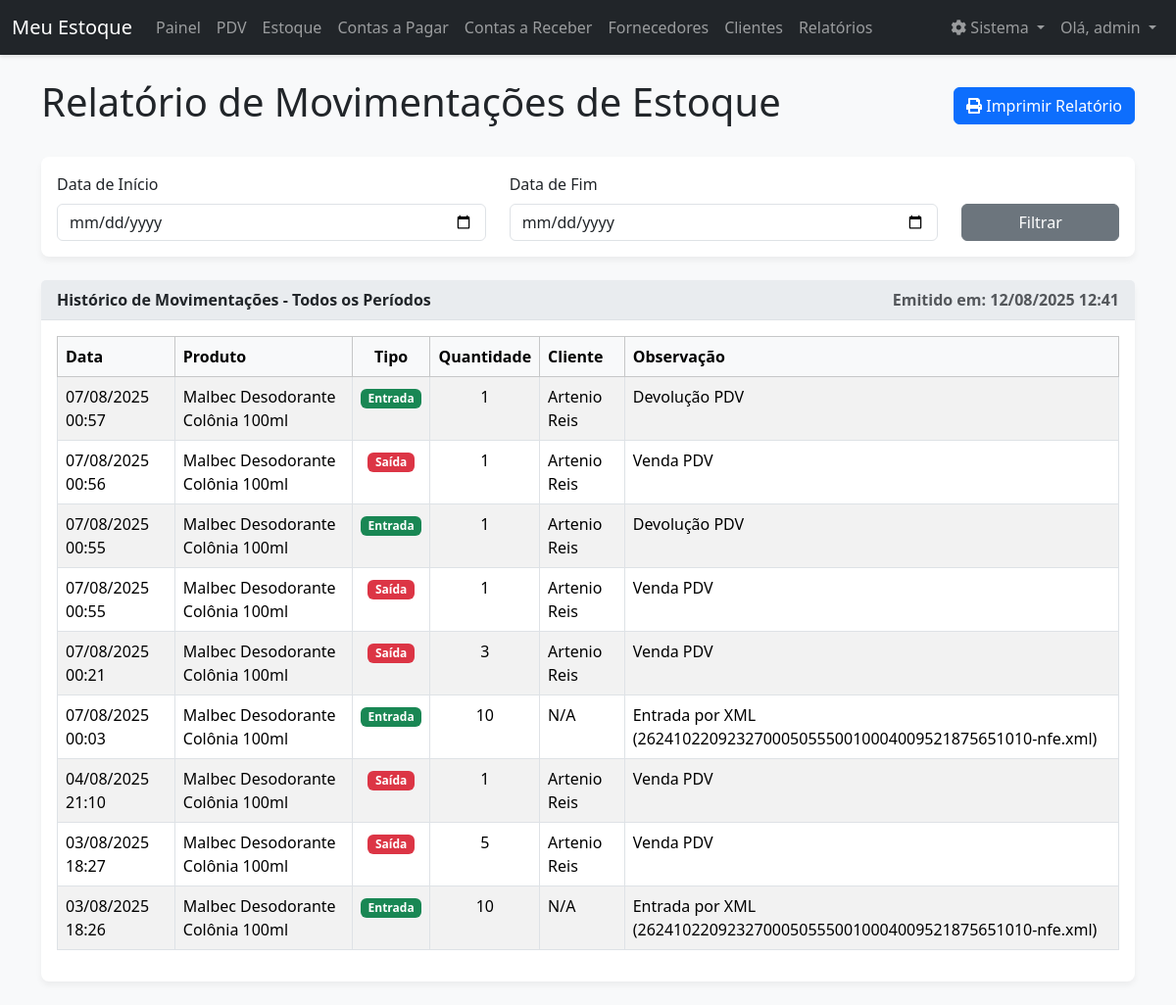
/relatorio/movimentacoes (signed in), run on an earlier commit of the app's database.
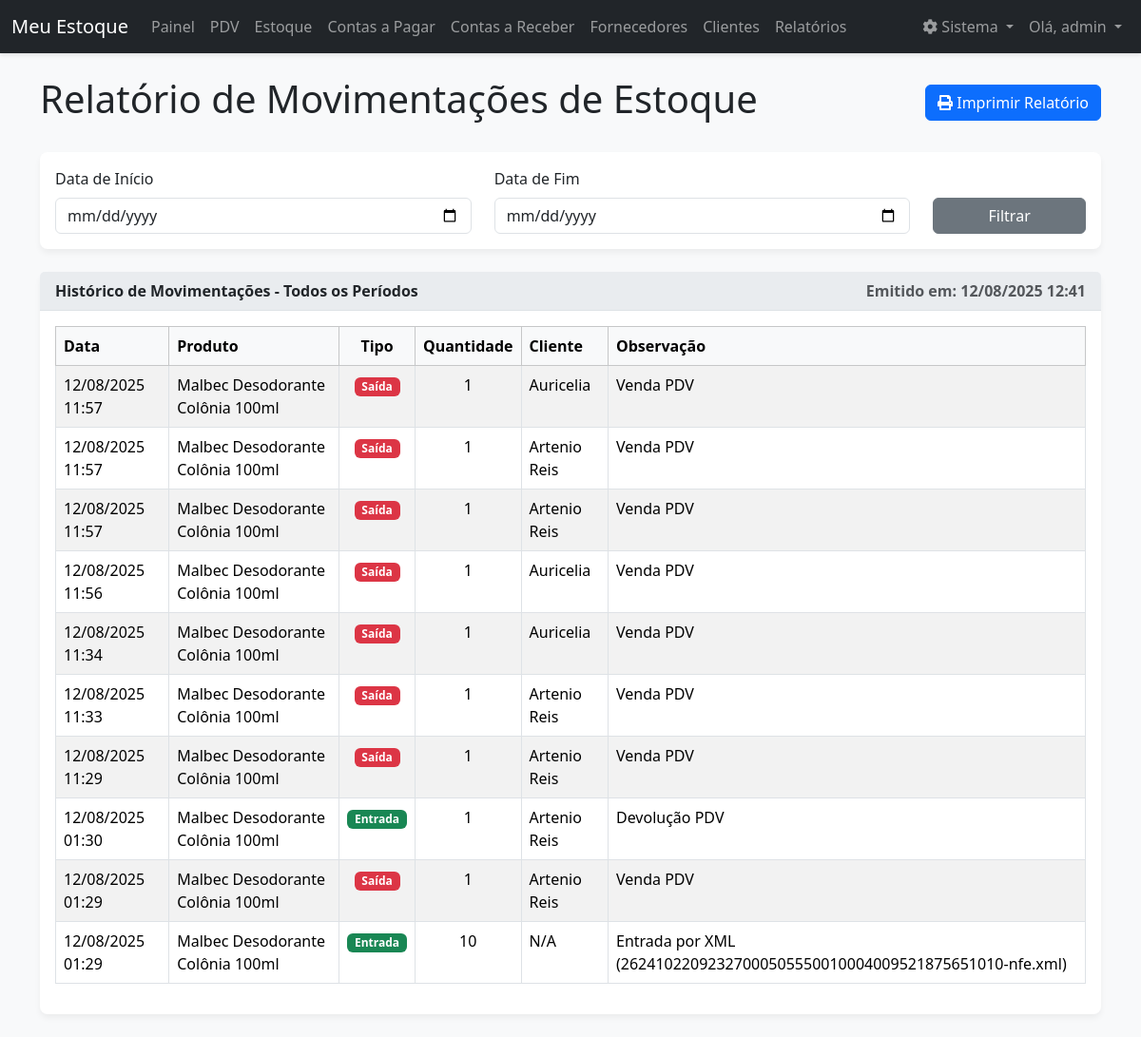
And on a later commit of the database.
### models.py (models this page shows)
class MovimentacaoEstoque(db.Model):
    __tablename__ = 'movimentacao_estoque'
    id = db.Column(db.Integer, primary_key=True)
    tipo = db.Column(db.String(10), nullable=False)
    quantidade = db.Column(db.Integer, nullable=False)
    data = db.Column(db.DateTime, nullable=False, default=datetime.utcnow)
    observacao = db.Column(db.String(200))
    produto_id = db.Column(db.Integer, db.ForeignKey('produto.id'), nullable=False)
    cliente_id = db.Column(db.Integer, db.ForeignKey('cliente.id'), nullable=True)

class Produto(db.Model):
    __tablename__ = 'produto'
    id = db.Column(db.Integer, primary_key=True)
    codigo = db.Column(db.String(50), nullable=False, unique=True)
    nome = db.Column(db.String(100), nullable=False)
    categoria = db.Column(db.String(50))
    preco_custo = db.Column(db.Float, nullable=False)
    preco_venda = db.Column(db.Float, nullable=False)
    quantidade_estoque = db.Column(db.Integer, nullable=False, default=0)
    estoque_minimo = db.Column(db.Integer, default=5)
    data_fabricacao = db.Column(db.Date, nullable=True)
    data_vencimento = db.Column(db.Date, nullable=True)
    fornecedor_id = db.Column(db.Integer, db.ForeignKey('fornecedor.id'), nullable=False)
    movimentacoes = db.relationship('MovimentacaoEstoque', backref='produto', lazy=True)

class Cliente(db.Model):
    __tablename__ = 'cliente'
    id = db.Column(db.Integer, primary_key=True)
    nome = db.Column(db.String(100), nullable=False)
    telefone = db.Column(db.String(20))
    email = db.Column(db.String(100))
    endereco = db.Column(db.String(200))
    vendas = db.relationship('MovimentacaoEstoque', backref='cliente', lazy=True, cascade="all, delete-orphan")
    contas_a_receber = db.relationship('ContaReceber', backref='cliente', lazy=True, cascade="all, delete-orphan")

### app.py (the view, shortened to what this page needs)
@app.route('/relatorio/movimentacoes', methods=['GET', 'POST'])
@login_required
def relatorio_movimentacoes():
    query = MovimentacaoEstoque.query.options(joinedload(MovimentacaoEstoque.produto), joinedload(MovimentacaoEstoque.cliente))
    start_date_str = request.form.get('start_date')
    end_date_str = request.form.get('end_date')
    start_date, end_date = None, None
    movimentacoes = query.order_by(MovimentacaoEstoque.data.desc()).all()
    return render_template('relatorio_movimentacoes.html', movimentacoes=movimentacoes, data_emissao=datetime.now(), start_date=start_date, end_date=end_date)

### app.py (called while the page is built)
@app.context_processor
def inject_datetime():
    return {'modules': {'datetime': datetime, 'date': date, 'timedelta': timedelta}}

def login_required(f):
    @wraps(f)
    def decorated_function(*args, **kwargs):
        if 'logged_in' not in session or 'user_id' not in session:
            session.clear()
            flash('A sua sessão é inválida. Por favor, faça login novamente.', 'warning')
            return redirect(url_for('login'))
        return f(*args, **kwargs)
    return decorated_function

### templates/relatorio_movimentacoes.html (shortened to what this page needs)
{% extends 'base.html' %}
{% block content %}
<div class="d-flex justify-content-between align-items-center mb-4 no-print">
    <h1>Relatório de Movimentações de Estoque</h1>
    <button onclick="window.print()" class="btn btn-primary">
        <i class="fas fa-print"></i> Imprimir Relatório
    </button>
</div>
<div class="card mb-4 no-print">
    <div class="card-body">
        <form method="POST" action="{{ url_for('relatorio_movimentacoes') }}">
            <div class="row align-items-end">
                <div class="col-md-5">
                    <label for="start_date" class="form-label">Data de Início</label>
                    <input type="date" class="form-control" id="start_date" name="start_date" value="{{ start_date.strftime('%Y-%m-%d') if start_date else '' }}" required>
                </div>
                <div class="col-md-5">
                    <label for="end_date" class="form-label">Data de Fim</label>
                    <input type="date" class="form-control" id="end_date" name="end_date" value="{{ end_date.strftime('%Y-%m-%d') if end_date else '' }}" required>
                </div>
                <div class="col-md-2">
                    <button type="submit" class="btn btn-secondary w-100">Filtrar</button>
                </div>
            </div>
        </form>
    </div>
</div>
<div class="card">
    <div class="card-header">
        <div class="d-flex justify-content-between">
            <span>
                Histórico de Movimentações
                {% if start_date and end_date %}
                    - Período: {{ start_date.strftime('%d/%m/%Y') }} a {{ end_date.strftime('%d/%m/%Y') }}
                {% else %}
                    - Todos os Períodos
                {% endif %}
            </span>
            <span class="text-muted">Emitido em: {{ data_emissao.strftime('%d/%m/%Y %H:%M') }}</span>
        </div>
    </div>
    <div class="card-body">
        <table class="table table-striped table-bordered">
            <thead class="table-light">
                <tr>
                    <th>Data</th>
                    <th>Produto</th>
                    <th class="text-center">Tipo</th>
                    <th class="text-center">Quantidade</th>
                    <th>Cliente</th>
                    <th>Observação</th>
                </tr>
            </thead>
            <tbody>
                {% for movimento in movimentacoes %}
                <tr>
                    <td>{{ movimento.data.strftime('%d/%m/%Y %H:%M') }}</td>
                    <td>{{ movimento.produto.nome }}</td>
                    <td class="text-center">
                        {% if movimento.tipo == 'entrada' %}
                            <span class="badge bg-success">Entrada</span>
                        {% else %}
                            <span class="badge bg-danger">Saída</span>
                        {% endif %}
                    </td>
                    <td class="text-center">{{ movimento.quantidade }}</td>
                    <td>{{ movimento.cliente.nome if movimento.cliente else 'N/A' }}</td>
                    <td>{{ movimento.observacao or 'N/A' }}</td>
                </tr>
                {% else %}
                <tr>
                    <td colspan="6" class="text-center text-muted">Nenhuma movimentação encontrada.</td>
                </tr>
                {% endfor %}
            </tbody>
        </table>
    </div>
</div>
{% endblock %}

### templates/base.html (shortened to what this page needs)
<!doctype html>
<html lang="pt-br">
<head>
    <link href="https://cdn.jsdelivr.net/npm/bootstrap@5.3.3/dist/css/bootstrap.min.css" rel="stylesheet">
    <link rel="stylesheet" href="https://cdnjs.cloudflare.com/ajax/libs/font-awesome/5.15.4/css/all.min.css">
    <link rel="stylesheet" href="{{ url_for('static', filename='css/style.css') }}">
</head>
<body>
    <nav class="navbar navbar-expand-lg navbar-dark bg-dark">
        <div class="container-fluid">
            <a class="navbar-brand" href="{{ url_for('index') }}">Meu Estoque</a>
            <div class="collapse navbar-collapse" id="navbarNav">
                <ul class="navbar-nav me-auto mb-2 mb-lg-0">
                    <li class="nav-item"><a class="nav-link" href="{{ url_for('index') }}">Painel</a></li>
                    <li class="nav-item"><a class="nav-link" href="{{ url_for('pdv') }}">PDV</a></li>
                    <li class="nav-item"><a class="nav-link" href="{{ url_for('listar_produtos') }}">Estoque</a></li>
                    <li class="nav-item"><a class="nav-link" href="{{ url_for('listar_contas') }}">Contas a Pagar</a></li>
                    <li class="nav-item"><a class="nav-link" href="{{ url_for('listar_contas_receber') }}">Contas a Receber</a></li>
                    <li class="nav-item"><a class="nav-link" href="{{ url_for('listar_fornecedores') }}">Fornecedores</a></li>
                    <li class="nav-item"><a class="nav-link" href="{{ url_for('listar_clientes') }}">Clientes</a></li>
                    <li class="nav-item"><a class="nav-link" href="{{ url_for('relatorios') }}">Relatórios</a></li>
                </ul>
                <ul class="navbar-nav">
                    {% if session['logged_in'] %}
                    <li class="nav-item dropdown">
                        <a class="nav-link dropdown-toggle" href="#" id="navbarSystem" role="button" data-bs-toggle="dropdown" aria-expanded="false">
                            <i class="fas fa-cog"></i> Sistema
                        </a>
                    </li>
                    <li class="nav-item dropdown">
                        <a class="nav-link dropdown-toggle" href="#" id="navbarUser" role="button" data-bs-toggle="dropdown" aria-expanded="false">
                            Olá, {{ session['username'] }}
                        </a>
                    </li>
                    {% endif %}
                </ul>
            </div>
        </div>
    </nav>
    <main class="container mt-4">
        {% block content %}{% endblock %}
    </main>
</body>
</html>

### static/css/style.css (style rules this page uses)
body { background-color: #f8f9fa; font-family: 'Segoe UI', Tahoma, Geneva, Verdana, sans-serif; }
.navbar { box-shadow: 0 2px 4px rgba(0,0,0,.1); }
.card { border: none; border-radius: 0.5rem; box-shadow: 0 4px 6px rgba(0,0,0,.05); margin-bottom: 1.5rem; }
.card-header { font-weight: 600; background-color: #e9ecef; border-bottom: 1px solid #dee2e6; }
.btn-primary { background-color: #0d6efd; border-color: #0d6efd; transition: background-color 0.2s ease-in-out; }

What changed in the data, as far as the page shows it:
added MovimentacaoEstoque: data "12/08/2025 11:57", produto.nome "Malbec Desodorante Colônia 100ml", tipo "Saída", quantidade "1", cliente "Auricelia", observacao "Venda PDV"
changed MovimentacaoEstoque (number 2 of 10 on the later page): data "07/08/2025 00:57" → "12/08/2025 11:57"; observacao "Devolução PDV" → "Venda PDV"; tipo "Entrada" → "Saída"
changed MovimentacaoEstoque (number 3 of 10 on the later page): data "07/08/2025 00:56" → "12/08/2025 11:57"
changed MovimentacaoEstoque (number 4 of 10 on the later page): data "07/08/2025 00:55" → "12/08/2025 11:56"; cliente "Artenio Reis" → "Auricelia"; observacao "Devolução PDV" → "Venda PDV"; tipo "Entrada" → "Saída"
changed MovimentacaoEstoque (number 5 of 10 on the later page): data "07/08/2025 00:55" → "12/08/2025 11:34"; cliente "Artenio Reis" → "Auricelia"
changed MovimentacaoEstoque (number 6 of 10 on the later page): data "07/08/2025 00:21" → "12/08/2025 11:33"; quantidade "3" → "1"
changed MovimentacaoEstoque (number 7 of 10 on the later page): data "07/08/2025 00:03" → "12/08/2025 11:29"; quantidade "10" → "1"; cliente "N/A" → "Artenio Reis"; observacao "Entrada por XML (26241022092327000505550010004009521875651010-nfe.xml)" → "Venda PDV"; tipo "Entrada" → "Saída"
changed MovimentacaoEstoque: data "04/08/2025 21:10" → "12/08/2025 01:30"; observacao "Venda PDV" → "Devolução PDV"; tipo "Saída" → "Entrada"
changed MovimentacaoEstoque (number 9 of 10 on the later page): data "03/08/2025 18:27" → "12/08/2025 01:29"; quantidade "5" → "1"
changed MovimentacaoEstoque "Entrada por XML (26241022092327000505550010004009521875651010-nfe.xml)": data "03/08/2025 18:26" → "12/08/2025 01:29"
